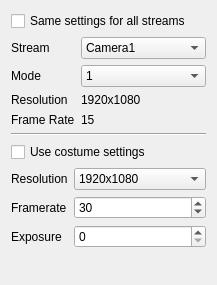
          <widget class="QWidget" name="page">
           <property name="geometry">
            <rect>
             <x>0</x>
             <y>0</y>
             <width>217</width>
             <height>285</height>
            </rect>
           </property>
           <attribute name="label">
            <string>Stream Settings</string>
           </attribute>
           <layout class="QVBoxLayout" name="verticalLayout_4">
            <item>
             <widget class="QCheckBox" name="SameSettingsCheckBox">
              <property name="text">
               <string>Same settings for all streams</string>
              </property>
             </widget>
            </item>
            <item>
             <layout class="QFormLayout" name="formLayout_4">
              <item row="0" column="0">
               <widget class="QLabel" name="label_5">
                <property name="text">
                 <string>Stream</string>
                </property>
               </widget>
              </item>
              <item row="0" column="1">
               <widget class="QComboBox" name="Stream_comboBox">
                <item>
                 <property name="text">
                  <string>Camera1</string>
                 </property>
                </item>
                <item>
                 <property name="text">
                  <string>Camera2</string>
                 </property>
                </item>
                <item>
                 <property name="text">
                  <string>Camera3</string>
                 </property>
                </item>
                <item>
                 <property name="text">
                  <string>Camera4</string>
                 </property>
                </item>
               </widget>
              </item>
              <item row="1" column="0">
               <widget class="QLabel" name="label_6">
                <property name="text">
                 <string>Mode</string>
                </property>
               </widget>
              </item>
              <item row="1" column="1">
               <widget class="QComboBox" name="StreamMode_comboBox">
                <item>
                 <property name="text">
                  <string>1</string>
                 </property>
                </item>
                <item>
                 <property name="text">
                  <string>2</string>
                 </property>
                </item>
                <item>
                 <property name="text">
                  <string>3</string>
                 </property>
                </item>
                <item>
                 <property name="text">
                  <string>4</string>
                 </property>
                </item>
                <item>
                 <property name="text">
                  <string>5</string>
                 </property>
                </item>
               </widget>
              </item>
              <item row="2" column="0">
               <widget class="QLabel" name="label_19">
                <property name="text">
                 <string>Resolution</string>
                </property>
               </widget>
              </item>
              <item row="2" column="1">
               <widget class="QLabel" name="StreamResolution_Label">
                <property name="text">
                 <string>1920x1080</string>
                </property>
               </widget>
              </item>
              <item row="3" column="0">
               <widget class="QLabel" name="label_21">
                <property name="text">
                 <string>Frame Rate</string>
                </property>
               </widget>
              </item>
              <item row="3" column="1">
               <widget class="QLabel" name="streamFrameRate_Label">
                <property name="text">
                 <string>15</string>
                </property>
               </widget>
              </item>
             </layout>
            </item>
            <item>
             <widget class="Line" name="line">
              <property name="orientation">
               <enum>Qt::Horizontal</enum>
              </property>
             </widget>
            </item>
            <item>
             <widget class="QCheckBox" name="UseCostumeSettings_CheckBox">
              <property name="text">
               <string>Use costume settings</string>
              </property>
             </widget>
            </item>
            <item>
             <layout class="QFormLayout" name="formLayout_5">
              <item row="0" column="0">
               <widget class="QLabel" name="label_7">
                <property name="text">
                 <string>Resolution</string>
                </property>
               </widget>
              </item>
              <item row="0" column="1">
               <widget class="QComboBox" name="StreamResolution_comboBox">
                <item>
                 <property name="text">
                  <string>1920x1080</string>
                 </property>
                </item>
                <item>
                 <property name="text">
                  <string>1280x720</string>
                 </property>
                </item>
               </widget>
              </item>
              <item row="1" column="0">
               <widget class="QLabel" name="label_17">
                <property name="text">
                 <string>Framerate</string>
                </property>
               </widget>
              </item>
              <item row="1" column="1">
               <widget class="QSpinBox" name="StreamFPS_SpinBox">
                <property name="value">
                 <number>30</number>
                </property>
               </widget>
              </item>
              <item row="2" column="0">
               <widget class="QLabel" name="label_18">
                <property name="text">
                 <string>Exposure</string>
                </property>
               </widget>
              </item>
              <item row="2" column="1">
               <widget class="QSpinBox" name="StreamExposure_SpinBox"/>
              </item>
             </layout>
            </item>
            <item>
             <spacer name="verticalSpacer">
              <property name="orientation">
               <enum>Qt::Vertical</enum>
              </property>
              <property name="sizeHint" stdset="0">
               <size>
                <width>20</width>
                <height>40</height>
               </size>
              </property>
             </spacer>
            </item>
           </layout>
          </widget>
